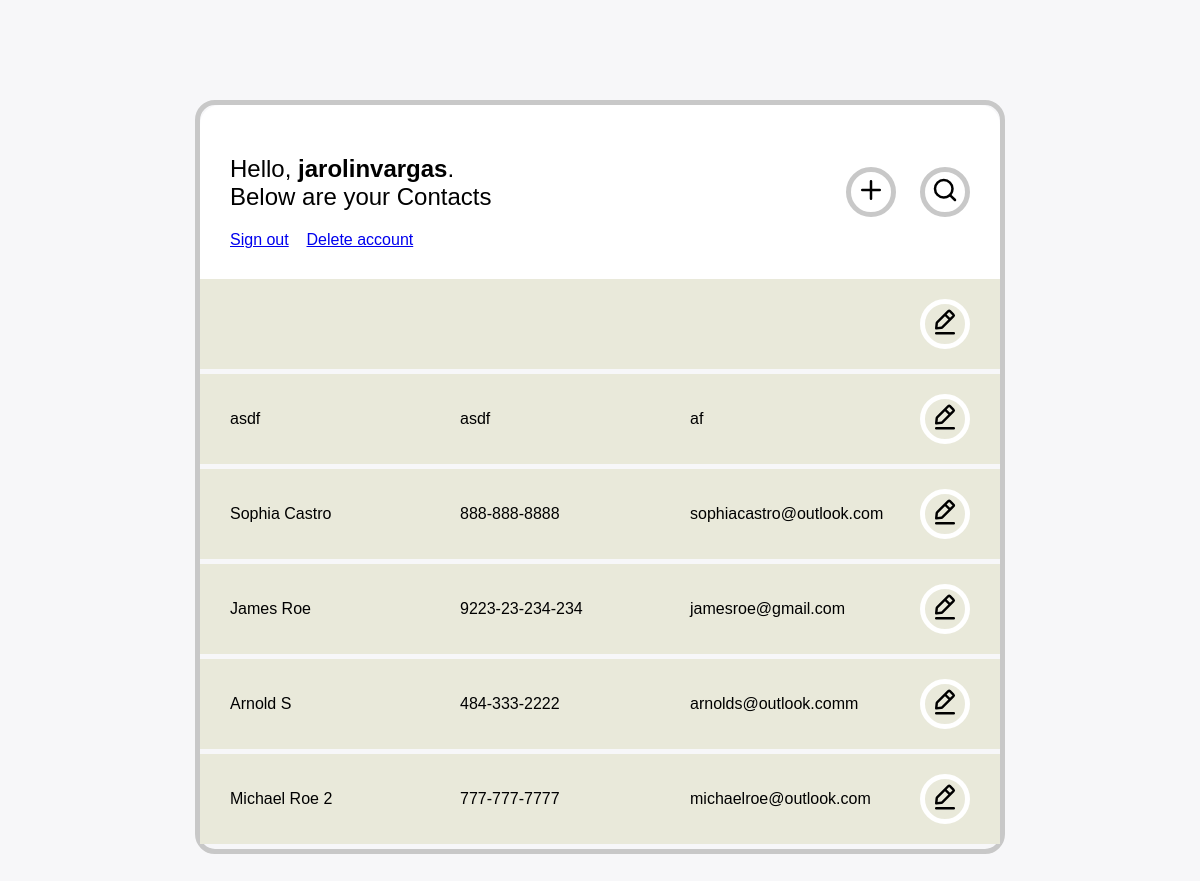
The app's page / (signed in) with its own data.
### contacts_app/models.py (models this page shows, shortened)
class Contact(models.Model):
  full_name = models.CharField(max_length=255)
  email = models.EmailField(null=True)
  phone = models.CharField(max_length=15)

### contacts_app/views.py (the view)
# urls.py: path('', views.contacts, name='contacts'),
def contacts(request):
    myContacts = Contact.objects.all().order_by('-id')
    user = request.user
    context = {
        'username': user.username,
        'my_contacts': myContacts
    }
    return render(request, 'contacts.html', context)

### contacts_app/templates/contacts.html (shortened to what this page needs)
{% extends 'base.html' %}
{% load static %}
{% block content %}
<header>
  <div class="header-layout">
    <div>
      {% if user.is_authenticated %}
        <h2 class="header-title">Hello, <strong>{{username}}</strong>.<br/>Below are your Contacts</h2>
        <a href="{% url 'sign_out' %}">Sign out</a>&nbsp;&nbsp;&nbsp;
      {% endif %}
      {% if user.is_authenticated %}<a href="#">Delete account</a>{% endif %}
    </div>
    <div>
      <button id="add-contact" class="circle-btn">
        <img
          class="edit-icon"
          src="{% static 'contacts_app/icons/plus.svg' %}"
          alt="add contact"
        />
      </button>
      <button id="search-contact" class="circle-btn" style="margin-left: 20px">
        <img
          class="edit-icon"
          src="{% static 'contacts_app/icons/search.svg' %}"
          alt="add contact"
        />
      </button>
    </div>
  </div>
</header>
<section>
  {% if user.is_authenticated %}
    {% for contact in my_contacts %}
      {% include 'contact.html' with contact_id=contact.id full_name=contact.full_name email=contact.email phone=contact.phone %}
    {% endfor %}
  {% else %}
    <p style="text-align: center;">Not signed in...</p>
  {% endif %}
</section>
{% endblock %}

### contacts_app/templates/contact.html (shortened to what this page needs)
{% load static %}
<form
  class="contact{% if new_contact %} new-contact save-mode{% endif %}"
  action="{% if contact_id %}{% url 'edit_contact' contact_id %}{% else %}{% url 'submit_contact' %}{% endif %}"
  method="POST"
  novalidate
>
  <div class="name">
    <span class="value">{{full_name}}</span>
  </div>
  <div class="phone">
    <span class="value">{{phone}}</span>
  </div>
  <div class="email">
    <span class="value">{{email}}</span>
  </div>
  <div class="action">
    <button class="btn-action circle-btn" type="button">
      <img
        class="edit-icon"
        src="{% static 'contacts_app/icons/edit.svg' %}"
        alt="edit contact"
      />
    </button>
  </div>
</form>

### contacts_app/static/contacts_app/css/main.css (style rules this page uses)
body { background-color: #f7f7f9; font-family: sans-serif; }
button { background-color: transparent; outline: none; color: inherit; padding: 0; margin: 0; border: none; cursor: pointer; appearance: none; -webkit-appearance: none; -moz-appearance: none; }
header { width: 100%; padding: 30px; background-color: #fff; border-top-left-radius: inherit; border-top-right-radius: inherit; box-sizing: border-box; }
.header-layout { display: flex; justify-content: space-between; align-items: center; }
.header-title { font-weight: 400; }
header .circle-btn { border-color: #c8c8c8; }
.circle-btn { width: 50px; height: 50px; border: solid 5px #fff; border-radius: 100%; }
.circle-btn img { width: 30px; line-height: 1; margin: 0 auto; }
.contact { background-color: #e9e9da; padding: 20px 30px; display: flex; align-items: center; margin-bottom: 5px; min-height: 40px; gap: 30px; position: relative; }
.contact > div:not(.action) { width: 33%; }
.contact .btn-action img { width: 30px; }

### records on screen
Contact: full_name "asdf", phone "asdf", email "af"
Contact: full_name "Sophia Castro", phone "888-888-8888", email "sophiacastro@outlook.com"
Contact: full_name "James Roe", phone "9223-23-234-234", email "jamesroe@gmail.com"
Contact: full_name "Arnold S", phone "484-333-2222", email "arnolds@outlook.comm"
Contact: full_name "Michael Roe 2", phone "777-777-7777", email "michaelroe@outlook.com"

### other values on screen
{{ username }} "jarolinvargas"
